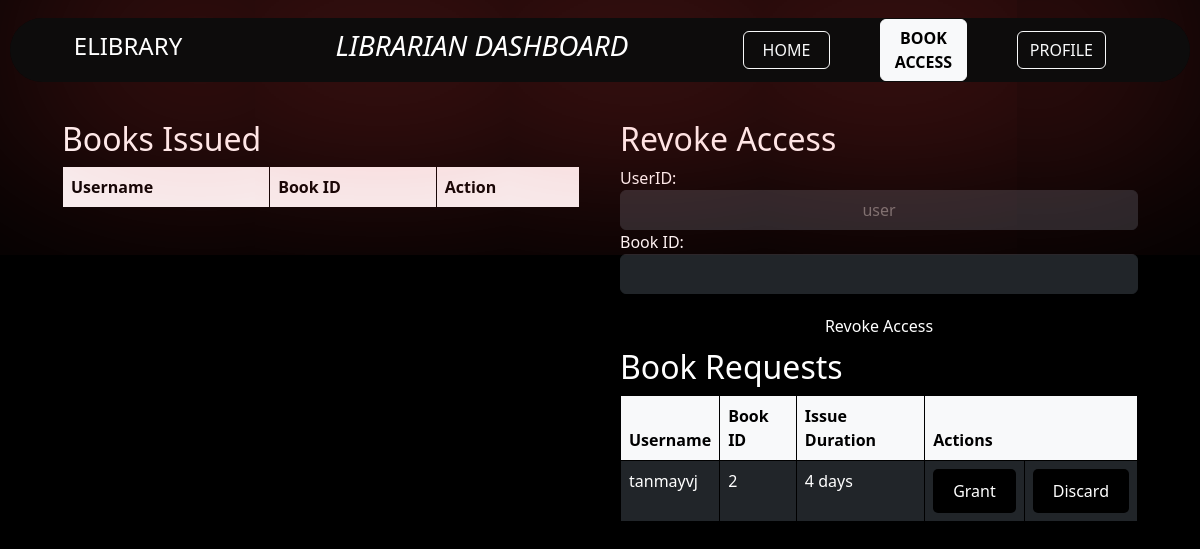
Page /book_access (signed in) on the committed database.
### app.py (models this page shows, shortened)
class User_req(db.Model):
    req_id = db.Column(db.Integer, primary_key=True)
    book_id = db.Column(db.Integer, db.ForeignKey('books.id'), nullable=False)
    user_id = db.Column(db.Integer, db.ForeignKey('user.id'), nullable=False)
    days = db.Column(db.Integer, nullable=False)

class User(db.Model):
    id = db.Column(db.Integer, primary_key=True)
    username = db.Column(db.String(16), unique = True, nullable=False)
    passhash = db.Column(db.String(512), nullable=False)
    name = db.Column(db.String(64), nullable=False)
    age = db.Column(db.Integer)
    user_img = db.Column(db.String(64), default='default.jpg')
    @property
    def password(self):
        raise AttributeError('password is not a readable attribute')

### app.py (the view)
@app.route("/book_access")
def book_access():
    if 'lib_id' in session:
        lib_id = session['lib_id']
        lib = Librarian.query.get(lib_id)
        book_iss = db.session.query(Books_issued.book_id, User.id, User.username ).join(User, Books_issued.user_id == User.id).all()
        book_req = db.session.query(User_req.book_id, User.id, User.username,User_req.days).join(User, User_req.user_id == User.id).all()
        return render_template("book_access.html", lib=lib, book_iss=book_iss, book_req=book_req)
    else:
        return redirect(url_for('lib'))

### templates/book_access.html (shortened to what this page needs)
{%extends 'lib_layout.html'%}
{% block content %}
<div class="navbar" id="navbar">
    <div id="incontainer">
        <div id="heading">
            <h4>ELIBRARY</h4>
        </div>
        <div id="dashhead">
            <h3><i>LIBRARIAN DASHBOARD</i></h3>
        </div>
        <div id="nav">
            <a href="/lib_profile" class="btn btn-outline-light">PROFILE</a>
            <a href="/book_access" class="btn btn-light"><b>BOOK ACCESS</b></a>
            <a href="/librarian_dashboard" class="btn btn-outline-light ">HOME</a>
        </div>
    </div>
</div>
<div class="container">
    <div class="left-column">
        <h2>Books Issued</h2>
        <table class="table table-hover table-dark">
            <thead class="table-light">
                <tr>
                    <th>Username</th>
                    <th>Book ID</th>
                    <th>Action</th>
                </tr>
            </thead>
        </table>
    </div>
    <div class="right-column">
        <h2>Revoke Access</h2>
        <form action="/revoke_book_access" method="post"
            onsubmit="return confirm('Are you sure you want to revoke ?');">
            <label for="user_id">UserID:</label>
            <input type="text" id="user_id" name="user_id" placeholder="user" style="height:40px;" class="btn btn-dark"
                required>
            <label for="book_id">Book ID:</label>
            <input type="text" id="book_id" name="book_id" style="height:40px;" class="btn btn-dark" required>
            <button type="submit" class="button" style="margin-top:10px;">Revoke Access</button>
        </form>
        <h2>Book Requests</h2>
        <table class="table table-hover table-dark">
            <thead class="table-light">
                <tr>
                    <th>Username</th>
                    <th>Book ID</th>
                    <th>Issue Duration</th>
                    <th colspan="2">Actions</th>
                </tr>
            </thead>
            <tbody>
                {% for request in book_req %}
                <tr>
                    <td>{{ request.username }}</td>
                    <td>{{ request.book_id }}</td>
                    <td>{{ request.days }} days</td>
                    <td>
                        <form action="/grant_book_access" method="post">
                            <button type="submit" class="button">Grant</button>
                        </form>
                    </td>
                    <td>
                        <form action="/discard_access" method="post">
                            <button class="button">Discard</button>
                        </form>
                    </td>
                </tr>
                {% endfor %}
            </tbody>
        </table>
    </div>
</div>
{% endblock %}

### templates/lib_layout.html (style rules this page uses)
body { background-color: #1B1F22; color: rgb(255, 255, 255); }
.navbar { width: 100%; position: sticky; top: 0; display: flex; width: calc(100% - 20px); margin: 10px; border: none; position: sticky; top: 0; z-index: 1; }
#incontainer { background: #211d1d6b; justify-content: left; height: 8vh; width: 100%; display: flex; box-shadow: 0px 0px 500px rgb(252, 71, 71) ; border-radius: 1500px; }
#heading { display: flex; width: 20%; border: none; justify-content: center; align-items: center; }
#dashhead { width: 40%; border: none; display: flex; justify-content: center; align-items: center; }
#nav { display: flex; width: 40%; border: none; display: flex; float: right; flex-direction: row-reverse; align-items: center; padding-right: 5%; }
a { display: flex; margin-inline: 25px; padding: 10px; padding-inline: 20px; border-radius: 15px; width: 100%; justify-content: center; text-decoration: none; color: #000000; background-color: #ffffff; font-weight: bold; }
body { background-color: black; color: rgb(255, 255, 255); }

### templates/book_access.html (style rules this page uses)
.container { display: flex; }
.left-column, .right-column { width: 50%; padding: 20px; }
table { width: 100%; border-collapse: collapse; }
th, td { border: 1px solid black; padding: 8px; text-align: left; }
th { background-color: #f2f2f2; }
.button { padding: 10px 20px; background-color: #000000; color: white; border: none; border-radius: 5px; cursor: pointer; }
form { display: flex; flex-direction: column; }

### rows in the picture
User_req: username "tanmayvj", book_id "2", days "4"
